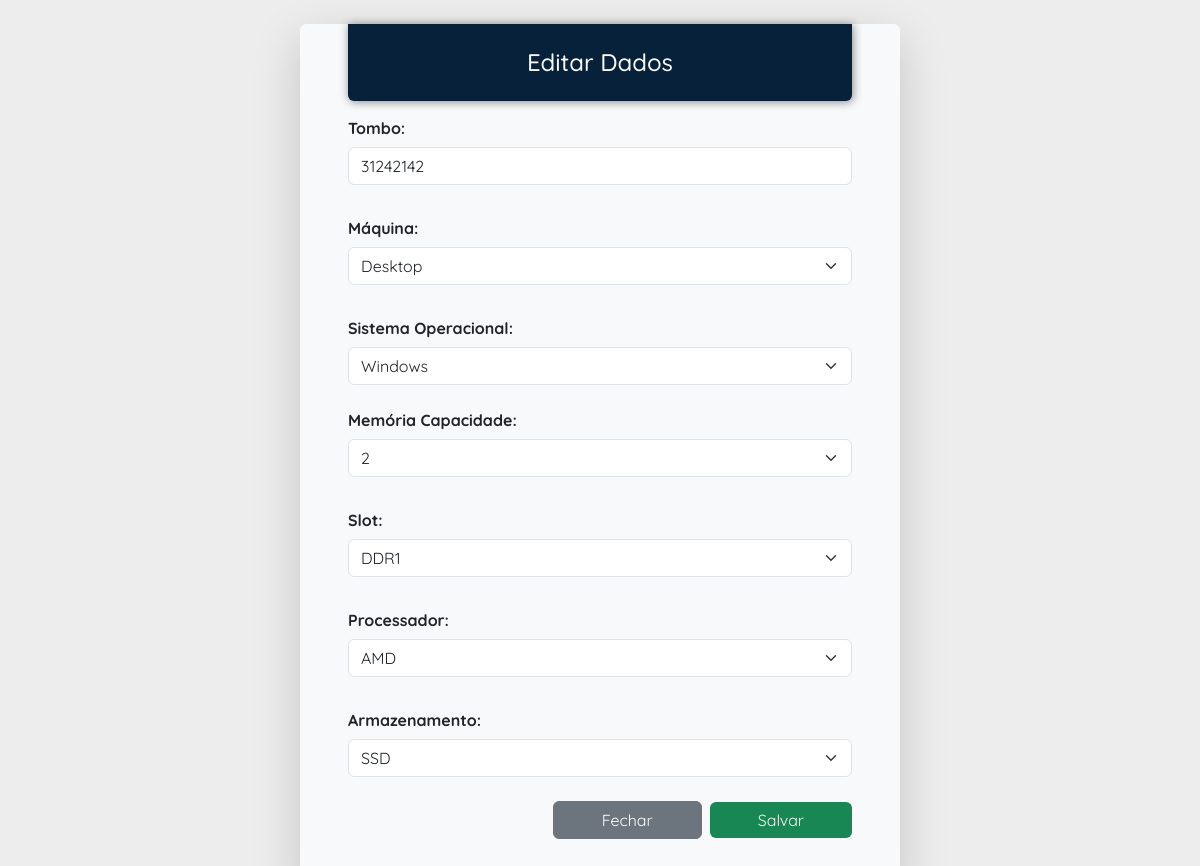
The page /scripts/editar_dados.php?id=1 on the database its author committed.
### tables this page shows
CREATE TABLE `maquinas` (
  `id` int(10) NOT NULL,
  `tombo` int(10) NOT NULL,
  `maquina` varchar(10) NOT NULL,
  `sistema` varchar(10) NOT NULL,
  `memoria` int(10) NOT NULL,
  `slot` varchar(10) NOT NULL,
  `processador` varchar(15) NOT NULL,
  `armazenamento` varchar(10) NOT NULL
);

### scripts/editar_dados.php (the view, shortened to what this page needs)
<?php
if(!empty($_GET['id'])) {
    include_once 'config.php';
    $id = $_GET['id'];
    $sqlSelect = "SELECT * FROM maquinas WHERE id = $id";
    $result = mysqli_query($conexao, $sqlSelect);
    if($result->num_rows > 0) {
        while($row = mysqli_fetch_assoc($result)) {
            $tombo         = $row['tombo'];
            $maquina       = $row['maquina'];
            $sistema       = $row['sistema'];
            $memoria       = $row['memoria'];
            $slot          = $row['slot'];
            $processador   = $row['processador'];
            $armazenamento = $row['armazenamento'];
        }
    }
    else {
        header('Location: pages/maquinas.php');
    }
    } else {
        header('Location: ../index.php?content=maquinas');
    }
?>
<!DOCTYPE html>
<html lang="pt-br">
<head>
    <link href="https://cdn.jsdelivr.net/npm/bootstrap@5.3.0/dist/css/bootstrap.min.css" rel="stylesheet"
>
    <link rel="stylesheet" href="https://cdn.jsdelivr.net/npm/bootstrap-icons@1.10.5/font/bootstrap-icons.css">
    <link rel="stylesheet" href="../css/style.css">
</head>
<body>
    <div class="container pe-5 pb-5 ps-5 mt-4 mb-4 bg-light rounded shadow-lg text-dark w-50" style="margin-top: 4em;">
        <h1 class="fs-4 w-100 text-center nav-color text-light p-4 rounded-0 rounded-bottom d-block">Editar Dados</h1>
        <form action="saveEdit.php" method="POST">
            <div class="mb-4">
                <label for="tombo" class="col-form-label fw-bold">Tombo:</label>
                <input type="number" class="form-control" id="tombo" name="tombo" value="<?php echo $tombo ?>" required>
            </div>
            <div class="mb-4">
                <label for="maquina" class="col-form-label fw-bold">Máquina:</label>
                <select class="form-select" id="maquina" name="maquina" value="<?php echo $maquina ?>" required>
                    <option value="Desktop" <?php if ($maquina === "Desktop") echo "selected"; ?>>Desktop</option>
                </select>
            </div>
            <div class="mb-3">
                <label for="maquina" class="col-form-label fw-bold">Sistema Operacional:</label>
                <select class="form-select" id="sistema" name="sistema" required>
                    <option value="Windows" <?php if ($sistema === "Windows") echo "selected"; ?>>Windows</option>
                </select>
            </div>
            <div class="mb-4">
                <label for="memoria" class="col-form-label fw-bold">Memória Capacidade:</label>
                <select class="form-select" id="memoria" name="memoria" required>
                    <option value="2"       <?php if ($memoria === "2")  echo "selected"; ?>>2</option>
                </select>
            </div>
            <div class="mb-4">
                <label for="slot" class="col-form-label fw-bold">Slot:</label>
                <select class="form-select" id="slot" name="slot" required>
                    <option value="DDR1" <?php if ($slot === "DDR1") echo "selected"; ?>>DDR1</option>
                </select>
            </div>
            <div class="mb-4">
                <label for="processador" class="col-form-label fw-bold">Processador:</label>
                <select class="form-select" id="processador" name="processador" value="<?php echo $processador ?>" required>
                    <option value="AMD"     <?php if ($processador === "AMD")     echo "selected"; ?>>AMD</option>
                </select>
            </div>
            <div class="mb-4">
                <label for="maquina" class="col-form-label fw-bold">Armazenamento:</label>
                <select class="form-select" id="armazenamento" name="armazenamento" value="<?php echo $armazenamento ?>"
                    required>
                    <option value="SSD" <?php if ($armazenamento === "SSD") echo "selected"; ?>>SSD</option>
                </select>
            </div>
            <div class="modal-footer gap-2 mt-4">
                <a href="../index.php?content=maquinas"><button type="button" class="btn btn-secondary close pe-5 ps-5"
                        data-dismiss="modal">Fechar</button></a>
                <input type="submit" value="Salvar" class="btn btn-primary btn-success text-light border-0 pe-5 ps-5" id="update" name="update">
            </div>
        </form>
    </div>
</body>
</html>

### css/style.css (style rules this page uses)
body { background-color: #eeeded; margin: 0; padding: 0; font-family: 'Quicksand', sans-serif; font-weight: bold; }
.nav-color { background-color: #07213a; box-shadow: 1px 1px 10px rgba(0, 0, 0, 0.466); }

### rows shown on the page
maquinas: tombo "31242142", maquina "Desktop", sistema "Windows", memoria "2", slot "DDR1", processador "AMD", armazenamento "SSD"
